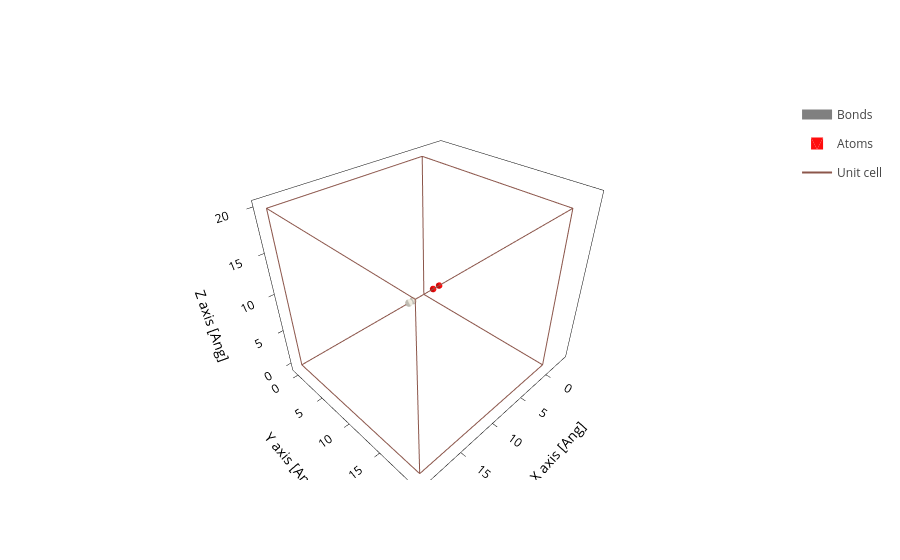

The code cell stored with this chart in its notebook:
### Code cell
structure.plot()

### Figure 1 — Plotly figure (JSON) as saved in the notebook; plotly's stock layout.template omitted (floating-point values rounded to 4 significant figures; data arrays with more than 128 entries replaced by an {"elided": "..."} marker saying what was removed)
{"data": [{"line": {"color": "gray", "width": 10}, "meta": {}, "mode": "lines", "name": "Bonds", "opacity": 1, "type": "scatter3d", "x": [2.104, 2.146, 2.188, 2.229, 2.271, 2.313, 2.354, 2.396, 2.437, 2.479, 2.521, 2.562, 2.604, 2.645, 2.687, 2.729, 2.77, 2.812, 2.853, 2.895, NaN], "y": [0.0, 0.0, 0.0, 0.0, 0.0, 0.0, 0.0, 0.0, 0.0, 0.0, 0.0, 0.0, 0.0, 0.0, 0.0, 0.0, 0.0, 0.0, 0.0, 0.0, NaN], "z": [0.0, 0.0, 0.0, 0.0, 0.0, 0.0, 0.0, 0.0, 0.0, 0.0, 0.0, 0.0, 0.0, 0.0, 0.0, 0.0, 0.0, 0.0, 0.0, 0.0, NaN]}, {"alphahull": 0, "color": "#FF0D0D", "hovertemplate": "%{meta.position}", "legendgroup": "Atoms", "meta": {"meta": {"Atoms_i": 0}, "position": "(-3.12, 0.00, 0.00)"}, "name": "Atoms", "opacity": 1, "showlegend": true, "showscale": false, "type": "mesh3d", "x": {"elided": "225 float values"}, "y": {"elided": "225 float values"}, "z": {"elided": "225 float values"}}, {"alphahull": 0, "color": "#FF0D0D", "hovertemplate": "%{meta.position}", "legendgroup": "Atoms", "meta": {"meta": {"Atoms_i": 1}, "position": "(-1.88, 0.00, 0.00)"}, "name": "Atoms", "opacity": 1, "showlegend": false, "showscale": false, "type": "mesh3d", "x": {"elided": "225 float values"}, "y": {"elided": "225 float values"}, "z": {"elided": "225 float values"}}, {"alphahull": 0, "color": "#EDEADE", "hovertemplate": "%{meta.position}", "legendgroup": "Atoms", "meta": {"meta": {"Atoms_i": 2}, "position": "(2.10, 0.00, 0.00)"}, "name": "Atoms", "opacity": 1, "showlegend": false, "showscale": false, "type": "mesh3d", "x": {"elided": "225 float values"}, "y": {"elided": "225 float values"}, "z": {"elided": "225 float values"}}, {"alphahull": 0, "color": "#EDEADE", "hovertemplate": "%{meta.position}", "legendgroup": "Atoms", "meta": {"meta": {"Atoms_i": 3}, "position": "(2.90, 0.00, 0.00)"}, "name": "Atoms", "opacity": 1, "showlegend": false, "showscale": false, "type": "mesh3d", "x": {"elided": "225 float values"}, "y": {"elided": "225 float values"}, "z": {"elided": "225 float values"}}, {"meta": {}, "mode": "lines", "name": "Unit cell", "type": "scatter3d", "x": [0.0, 0.0, 20.0, 20.0, 0.0, 0.0, NaN, 0.0, 0.0, 0.0, 20.0, 20.0, 0.0, NaN, 20.0, 20.0, NaN, 20.0, 20.0], "y": [0.0, 20.0, 20.0, 20.0, 20.0, 20.0, NaN, 20.0, 0.0, 0.0, 0.0, 0.0, 0.0, NaN, 20.0, 0.0, NaN, 20.0, 0.0], "z": [0.0, 0.0, 0.0, 20.0, 20.0, 0.0, NaN, 20.0, 20.0, 0.0, 0.0, 20.0, 20.0, NaN, 0.0, 0.0, NaN, 20.0, 20.0]}], "layout": {"scene": {"aspectmode": "data", "xaxis": {"title": {"text": "X axis [Ang]"}}, "yaxis": {"title": {"text": "Y axis [Ang]"}}, "zaxis": {"title": {"text": "Z axis [Ang]"}}}, "xaxis": {"scaleanchor": "y", "scaleratio": 1, "title": {"text": "X axis [Ang]"}}, "yaxis": {"title": {"text": "Y axis [Ang]"}}}}
